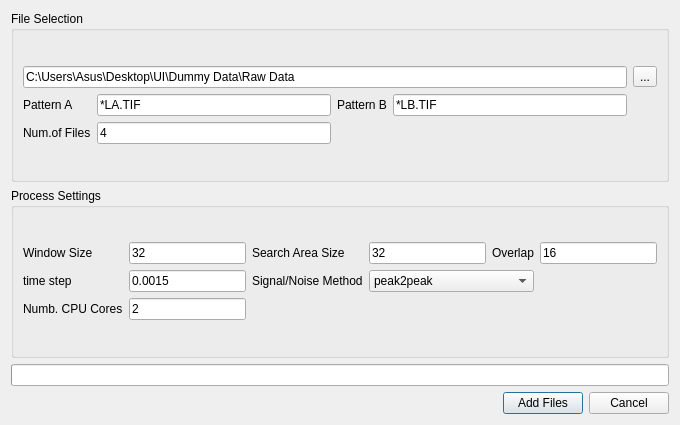
<?xml version="1.0" encoding="UTF-8"?>
<ui version="4.0">
 <class>ImportDialog_Val</class>
 <widget class="QDialog" name="ImportDialog_Val">
  <property name="geometry">
   <rect>
    <x>0</x>
    <y>0</y>
    <width>680</width>
    <height>425</height>
   </rect>
  </property>
  <property name="windowTitle">
   <string>Add Raw Image Files For Validation</string>
  </property>
  <layout class="QVBoxLayout" name="verticalLayout_2">
   <item>
    <layout class="QVBoxLayout" name="verticalLayout">
     <item>
      <widget class="QGroupBox" name="fileSelection_GB">
       <property name="title">
        <string>File Selection</string>
       </property>
       <layout class="QGridLayout" name="gridLayout_2">
        <item row="0" column="0">
         <layout class="QGridLayout" name="gridLayout">
          <item row="1" column="0">
           <widget class="QLabel" name="label_7">
            <property name="text">
             <string>Pattern A</string>
            </property>
           </widget>
          </item>
          <item row="0" column="4">
           <widget class="QToolButton" name="folderPath_TB">
            <property name="text">
             <string>...</string>
            </property>
           </widget>
          </item>
          <item row="1" column="2">
           <widget class="QLabel" name="label_8">
            <property name="text">
             <string>Pattern B</string>
            </property>
           </widget>
          </item>
          <item row="2" column="0">
           <widget class="QLabel" name="label_9">
            <property name="text">
             <string>Num.of Files</string>
            </property>
           </widget>
          </item>
          <item row="1" column="1">
           <widget class="QLineEdit" name="patternA_LE">
            <property name="text">
             <string>*LA.TIF</string>
            </property>
            <property name="placeholderText">
             <string/>
            </property>
           </widget>
          </item>
          <item row="2" column="1">
           <widget class="QLineEdit" name="nFiles_LE">
            <property name="text">
             <string>4</string>
            </property>
            <property name="placeholderText">
             <string/>
            </property>
           </widget>
          </item>
          <item row="0" column="0" colspan="4">
           <widget class="QLineEdit" name="folderPath_LE">
            <property name="text">
             <string>C:\Users\Asus\Desktop\UI\Dummy Data\Raw Data</string>
            </property>
            <property name="placeholderText">
             <string>Enter Folder Path Containing Raw Image Files</string>
            </property>
           </widget>
          </item>
          <item row="1" column="3">
           <widget class="QLineEdit" name="patternB_LE">
            <property name="text">
             <string>*LB.TIF</string>
            </property>
            <property name="placeholderText">
             <string/>
            </property>
           </widget>
          </item>
         </layout>
        </item>
       </layout>
      </widget>
     </item>
     <item>
      <widget class="QGroupBox" name="preprocessSettings_GB">
       <property name="title">
        <string>Process Settings</string>
       </property>
       <layout class="QGridLayout" name="gridLayout_4">
        <item row="0" column="0">
         <layout class="QGridLayout" name="gridLayout_3">
          <item row="0" column="2">
           <widget class="QLineEdit" name="windowSize_LE">
            <property name="text">
             <string>32</string>
            </property>
           </widget>
          </item>
          <item row="0" column="3">
           <widget class="QLabel" name="label_2">
            <property name="text">
             <string>Search Area Size</string>
            </property>
           </widget>
          </item>
          <item row="0" column="4">
           <widget class="QLineEdit" name="searchSize_LE">
            <property name="text">
             <string>32</string>
            </property>
           </widget>
          </item>
          <item row="0" column="5">
           <widget class="QLabel" name="label_3">
            <property name="text">
             <string>Overlap</string>
            </property>
           </widget>
          </item>
          <item row="0" column="6">
           <widget class="QLineEdit" name="overlap_LE">
            <property name="text">
             <string>16</string>
            </property>
           </widget>
          </item>
          <item row="2" column="0" colspan="2">
           <widget class="QLabel" name="label_5">
            <property name="text">
             <string>Numb. CPU Cores</string>
            </property>
           </widget>
          </item>
          <item row="2" column="2">
           <widget class="QLineEdit" name="ncpus_LE">
            <property name="text">
             <string>2</string>
            </property>
           </widget>
          </item>
          <item row="0" column="0" colspan="2">
           <widget class="QLabel" name="label">
            <property name="text">
             <string>Window Size</string>
            </property>
           </widget>
          </item>
          <item row="1" column="2">
           <widget class="QLineEdit" name="timeStep_LE">
            <property name="text">
             <string>0.0015</string>
            </property>
           </widget>
          </item>
          <item row="1" column="0" colspan="2">
           <widget class="QLabel" name="label_4">
            <property name="text">
             <string>time step</string>
            </property>
           </widget>
          </item>
          <item row="1" column="3">
           <widget class="QLabel" name="label_6">
            <property name="text">
             <string>Signal/Noise Method</string>
            </property>
           </widget>
          </item>
          <item row="1" column="4" colspan="2">
           <widget class="QComboBox" name="sig2noise_CB">
            <item>
             <property name="text">
              <string>peak2peak</string>
             </property>
            </item>
            <item>
             <property name="text">
              <string>peak2mean</string>
             </property>
            </item>
            <item>
             <property name="text">
              <string>None</string>
             </property>
            </item>
           </widget>
          </item>
         </layout>
        </item>
       </layout>
      </widget>
     </item>
     <item>
      <widget class="QProgressBar" name="progressBar"/>
     </item>
    </layout>
   </item>
   <item>
    <layout class="QHBoxLayout" name="horizontalLayout">
     <item>
      <spacer name="horizontalSpacer">
       <property name="orientation">
        <enum>Qt::Horizontal</enum>
       </property>
       <property name="sizeHint" stdset="0">
        <size>
         <width>40</width>
         <height>20</height>
        </size>
       </property>
      </spacer>
     </item>
     <item>
      <widget class="QPushButton" name="addFiles_PB">
       <property name="text">
        <string>Add Files</string>
       </property>
      </widget>
     </item>
     <item>
      <widget class="QPushButton" name="cancel_PB">
       <property name="text">
        <string>Cancel</string>
       </property>
      </widget>
     </item>
    </layout>
   </item>
  </layout>
 </widget>
 <resources/>
 <connections/>
</ui>
